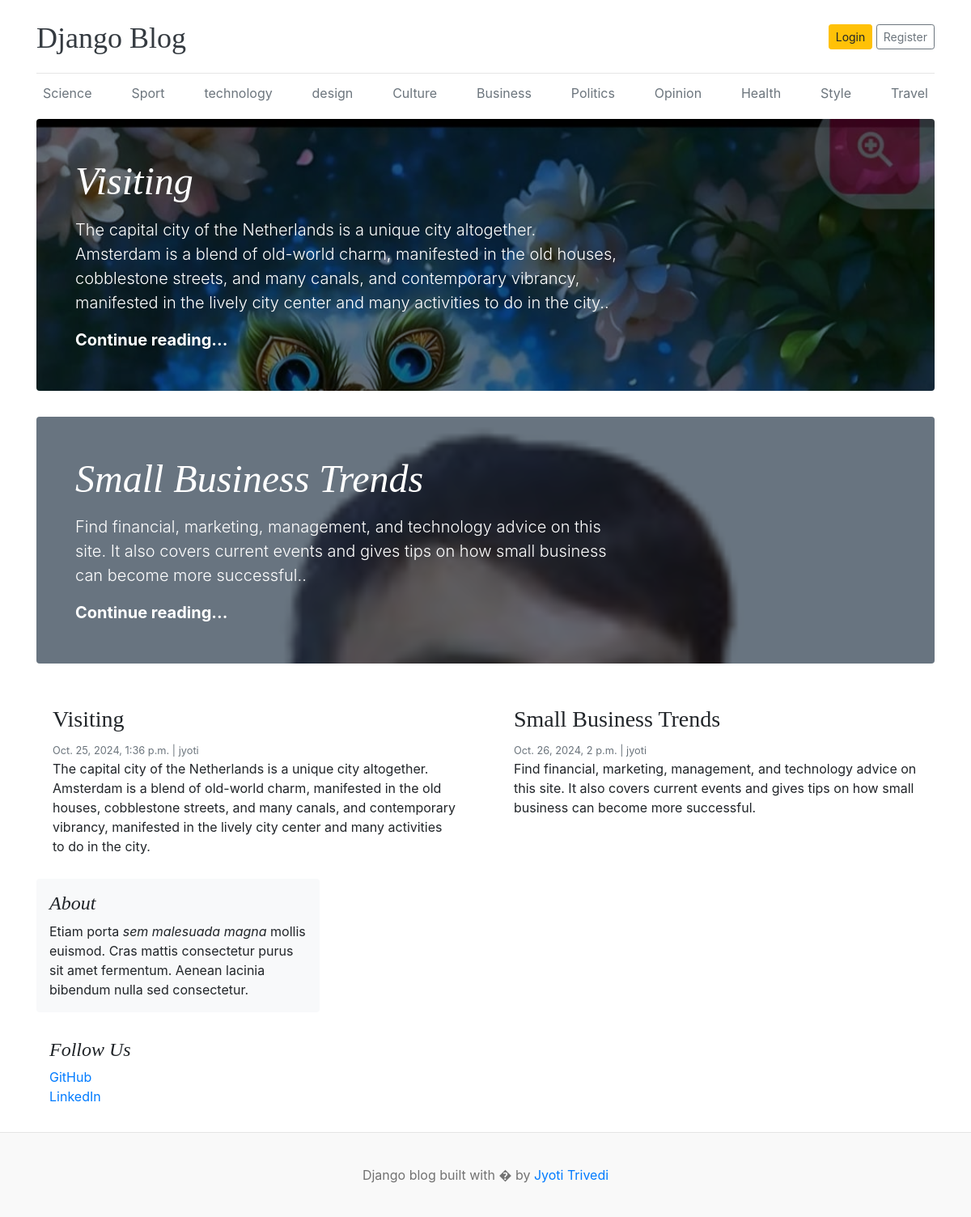
The page / on the database its author committed.
### blog/models.py (models this page shows, shortened)
class Category(models.Model):
    category_name = models.CharField(max_length=50, unique=True)
    created_at = models.DateTimeField(auto_now_add=True)
    updated_at = models.DateTimeField(auto_now=True)

class blogs(models.Model):
    title = models.CharField(max_length=100, unique=True)
    slug = models.SlugField(unique=True, blank=True)
    category = models.ForeignKey(Category, on_delete=models.CASCADE)
    author = models.ForeignKey(User, on_delete=models.CASCADE)
    blog_image = models.ImageField(upload_to='uploads/%y/%m/%d')
    short_discription = models.TextField(max_length=2000)
    blog_body= models.TextField(max_length=3000)
    staus=models.CharField( max_length=100,choices = STATUS_CHOICE, default='draft')
    is_featured=models.BooleanField(default=True)
    created_at = models.DateTimeField(auto_now_add=True)
    updated_at = models.DateTimeField(auto_now=True)
    class Meta:
        verbose_name_plural = 'blogs'

### blog/views.py (the view)
# urls.py: path('', views.home, name='home'),
def home(request):
    categories= Category.objects.all()
    featured_post =  blogs.objects.filter(is_featured=True)
    Post = blogs.objects.filter(is_featured=False)
    context = {
        'categories': categories,
        'featured_post':featured_post,
        'Post': Post
    }
    return render(request,"home.html", context)

### templates/home.html (shortened to what this page needs)
{% load static %}
<!DOCTYPE html>
<html lang="en">
<head>
    <link href="https://getbootstrap.com/docs/4.0/dist/css/bootstrap.min.css" rel="stylesheet">
    <link href="{%  static 'css/blog.css' %}" rel="stylesheet">
  </head>
<body>
    <div class="container">
      <header class="blog-header py-3">
        <div class="row flex-nowrap justify-content-between align-items-center">
          <div class="col-8 pt-1">
            <a class="blog-header-logo text-dark" href="/">Django Blog</a>
          </div>
          <div class="col-4 d-flex justify-content-end align-items-center">
            <a class="btn btn-sm btn-warning" href="#">Login</a> &nbsp;
            <a class="btn btn-sm btn-outline-secondary" href="#">Register</a>
          </div>
        </div>
      </header>
      <div class="nav-scroller py-1 mb-2">
        <nav class="nav d-flex justify-content-between">
          {% for cat in categories%}
          <a class="p-2 text-muted" href="#">{{cat.category_name}}</a>
          {% endfor%}
        </nav>
      </div>
{% for post in featured_post %}
  {% if  not forloop.first %}
  <div class="jumbotron p-3 p-md-5 text-white rounded bg-dark" style="background-image: url({{ post.blog_image.url }});background-blend-mode: overlay;background-size:cover;">
    <div class="col-md-8 px-0">
      <h1 class="display-4 font-italic">{{post.title}}</h1>
      <p class="lead my-3">{{post.short_discription}}.</p>
      <p class="lead mb-0"><a href="#" class="text-white font-weight-bold">Continue reading...</a></p>
    </div>
  </div>
  {% endif %}
{% endfor %}
<div class="row mb-2">
{% for post in featured_post %}
  {% if not forloop.first %}
    <div class="col-md-6">
      <div class="card border-0" >
        <div class="card-body">
          <h3>{{ post.title}}</h3>
          <small class="mb-1 text-muted">{{ post.created_at }} | {{post.author}}</small>
          <p class="card-text">{{ post.short_discription }}</p>
        </div>
      </div>
    </div>
  {% endif %}
{% endfor %}
</div>
  <main role="main" class="container p-0">
    <div class="row">
      <aside class="col-md-4 blog-sidebar">
        <div class="p-3 mb-3 bg-light rounded">
          <h4 class="font-italic">About</h4>
          <p class="mb-0">Etiam porta <em>sem malesuada magna</em> mollis euismod. Cras mattis consectetur purus sit amet fermentum. Aenean lacinia bibendum nulla sed consectetur.</p>
        </div>
        <div class="p-3">
          <h4 class="font-italic">Follow Us</h4>
          <ol class="list-unstyled">
            <li><a href="#">GitHub</a></li>
            <li><a href="#">LinkedIn</a></li>
          </ol>
        </div>
      </aside>
    </div>
  </main>
</div>
<footer class="blog-footer">
  <p>Django blog built with � by <a href="#">Jyoti Trivedi</a></p>
</footer>
</body>
</html>

### static/css/blog.css (style rules this page uses)
.blog-header { border-bottom: 1px solid #e5e5e5; }
.blog-header-logo { font-family: "Playfair Display", Georgia, "Times New Roman", serif; font-size: 2.25rem; }
h1, h2, h3, h4, h5, h6 { font-family: "Playfair Display", Georgia, "Times New Roman", serif; }
.display-4 { font-size: 2.5rem; }
@media (min-width: 768px) { .display-4 { font-size: 3rem; } }
.blog-footer { padding: 2.5rem 0; color: #727272; text-align: center; background-color: #f9f9f9; border-top: .05rem solid #e5e5e5; }
.blog-footer p:last-child { margin-bottom: 0; }

### rows shown on the page
Category: category_name "Science"
Category: category_name "Sport"
Category: category_name "technology"
Category: category_name "design"
Category: category_name "Culture"
Category: category_name "Business"
Category: category_name "Politics"
Category: category_name "Opinion"
Category: category_name "Health"
Category: category_name "Style"
Category: category_name "Travel"
blogs: blog_image (picture), title "Visiting", short_discription "The capital city of the Netherlands is a unique city altogether. Amsterdam is a blend of old-world charm, manifested in the old houses, cobblestone streets, and many canals, and contemporary vibrancy, manifested in the lively city center and many activities to do in the city.", created_at "Oct. 25, 2024, 1:36 p.m.", author "jyoti"
blogs: blog_image (picture), title "Small Business Trends", short_discription "Find financial, marketing, management, and technology advice on this site. It also covers current events and gives tips on how small business can become more successful.", created_at "Oct. 26, 2024, 2 p.m.", author "jyoti"
